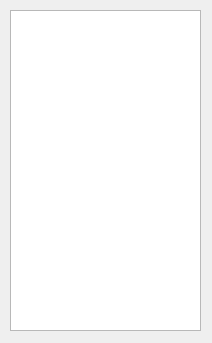
<?xml version="1.0" encoding="UTF-8"?>
<ui version="4.0">
 <class>HUD</class>
 <widget class="QWidget" name="HUD">
  <property name="geometry">
   <rect>
    <x>0</x>
    <y>0</y>
    <width>212</width>
    <height>343</height>
   </rect>
  </property>
  <property name="windowTitle">
   <string>HUD</string>
  </property>
  <widget class="QPlainTextEdit" name="plainTextEdit">
   <property name="geometry">
    <rect>
     <x>10</x>
     <y>10</y>
     <width>191</width>
     <height>321</height>
    </rect>
   </property>
   <property name="plainText">
    <string/>
   </property>
  </widget>
 </widget>
 <resources/>
 <connections/>
</ui>
